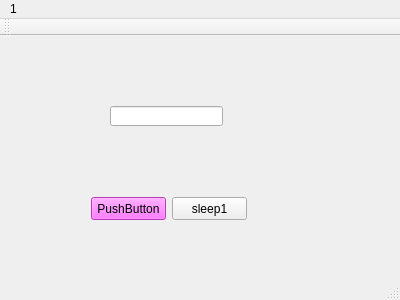
<?xml version="1.0" encoding="UTF-8"?>
<ui version="4.0">
 <class>MainWindow</class>
 <widget class="QMainWindow" name="MainWindow">
  <property name="geometry">
   <rect>
    <x>0</x>
    <y>0</y>
    <width>400</width>
    <height>300</height>
   </rect>
  </property>
  <property name="windowTitle">
   <string>MainWindow</string>
  </property>
  <widget class="QWidget" name="centralWidget">
   <widget class="QPushButton" name="pushButton">
    <property name="geometry">
     <rect>
      <x>91</x>
      <y>161</y>
      <width>75</width>
      <height>23</height>
     </rect>
    </property>
    <property name="styleSheet">
     <string notr="true">background-color: rgb(255, 85, 255);</string>
    </property>
    <property name="text">
     <string>PushButton</string>
    </property>
   </widget>
   <widget class="QPushButton" name="pushButton_2">
    <property name="geometry">
     <rect>
      <x>172</x>
      <y>161</y>
      <width>75</width>
      <height>23</height>
     </rect>
    </property>
    <property name="text">
     <string>sleep1</string>
    </property>
   </widget>
   <widget class="QLineEdit" name="lineEdit">
    <property name="geometry">
     <rect>
      <x>110</x>
      <y>70</y>
      <width>113</width>
      <height>20</height>
     </rect>
    </property>
   </widget>
  </widget>
  <widget class="QMenuBar" name="menuBar">
   <property name="geometry">
    <rect>
     <x>0</x>
     <y>0</y>
     <width>400</width>
     <height>23</height>
    </rect>
   </property>
   <widget class="QMenu" name="menu1">
    <property name="title">
     <string>1</string>
    </property>
    <addaction name="action2"/>
   </widget>
   <addaction name="menu1"/>
  </widget>
  <widget class="QToolBar" name="mainToolBar">
   <attribute name="toolBarArea">
    <enum>TopToolBarArea</enum>
   </attribute>
   <attribute name="toolBarBreak">
    <bool>false</bool>
   </attribute>
  </widget>
  <widget class="QStatusBar" name="statusBar"/>
  <action name="action2">
   <property name="text">
    <string>2</string>
   </property>
  </action>
 </widget>
 <layoutdefault spacing="6" margin="11"/>
 <resources/>
 <connections/>
</ui>
